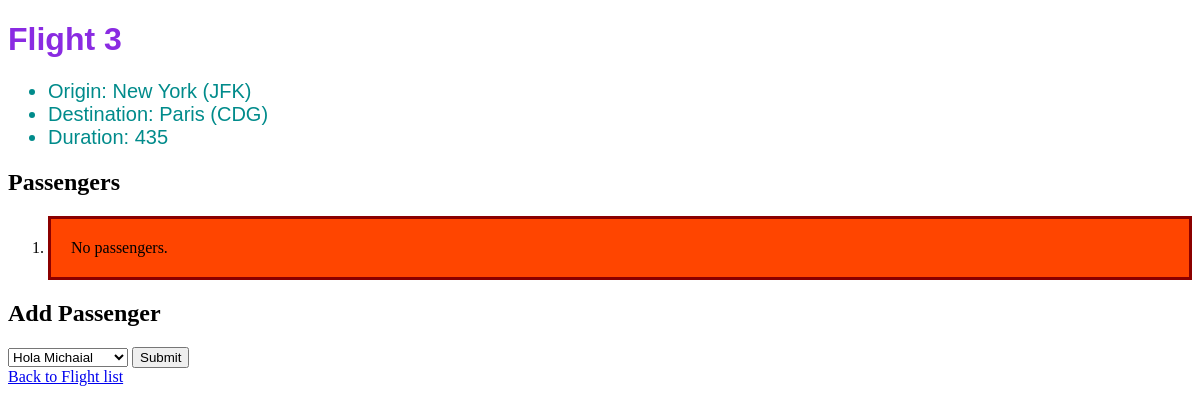
The page /flights/3 on the database its author committed.
### flights/models.py (models this page shows, shortened)
class Flight(models.Model):
	origin = models.ForeignKey(Airport, on_delete=models.CASCADE, related_name="depatures")
	destination = models.ForeignKey(Airport, on_delete=models.CASCADE, related_name="Arrivals")
	duration = models.IntegerField()

class Airport(models.Model):
	code = models.CharField(max_length=3)
	city = models.CharField(max_length=64)
	def __str__(self):
		return f"{self.city} ({self.code})"

### flights/views.py (the view)
# urls.py: path("<int:flight_id>",views.flight, name="flight"),
def flight(request,flight_id):
	flight = Flight.objects.get(pk=flight_id)
	return render(request,"flightflight.html",{
		"flight": flight,
		"Passenger": flight.passenger.all(),
		"non_passenger": Passenger.objects.exclude(flights=flight).all()
		})

### flights/models.py (called while the page is built)
	def __str__(self):
		return f"{self.first} {self.last}"

### flights/templates/flightflight.html (shortened to what this page needs)
{% extends "combined.html" %}
{% block body %}
	<h1>Flight {{flight.id}}</h1>
	<ul>
		<li>Origin: {{ flight.origin }}</li>
		<li>Destination: {{ flight.destination }}</li>
		<li>Duration: {{ flight.duration }}</li>
	</ul>
	<h2>Passengers</h2>
	<ol>
		{% for passenger in Passenger %}
		<li>{{ passenger }}</li>
		{% empty %}
		<li id="warning">No passengers.</li>
		{% endfor %}
	</ol>
	<h2>Add Passenger</h2>
	<form action="{% url 'book' flight.id %}" method="post">
		<select name="passenger">
			{% for passenger in non_passenger %}
				<option value="{{ passenger.id }}">{{ passenger }}</option>
			{% endfor %}
		</select>
		<input type="submit" name="submit">
	</form>
	<a href="{% url 'index' %}">Back to Flight list</a>
{% endblock %}

### flights/static/css/makeover.css (style rules this page uses)
h1 { font-family: Roboto mono, sans-serif; color: blueviolet;, }
ul li { font-family: Roboto mono, sans-serif; color: darkcyan; font-size: 20px; }
#warning { border: 3px solid darkred; padding: 20px; background-color: orangered; }

### rows shown on the page
Flight: id "3", origin "New York (JFK)", destination "Paris (CDG)", duration "435"

### other values the page prints
form field passenger "Hola Michaial"
